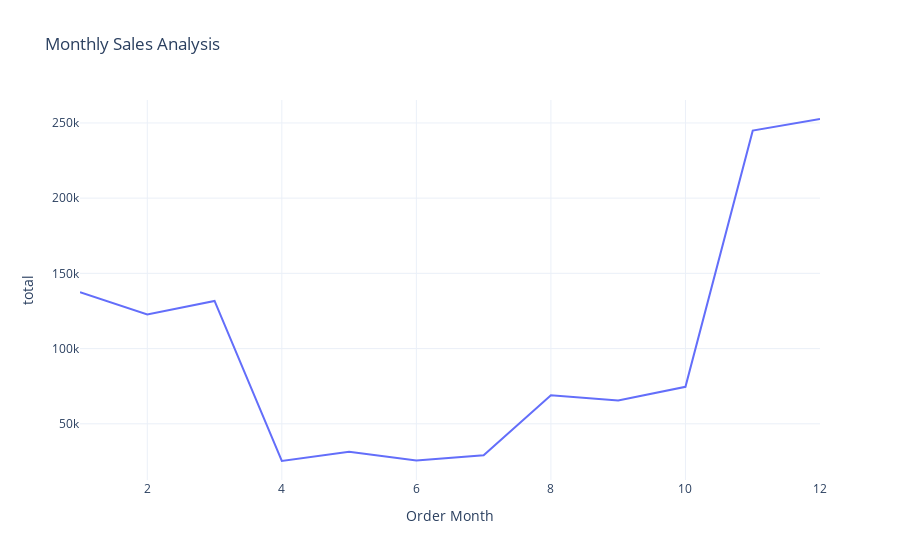

This figure's notebook cell:
### Markdown cell above
### Monthly Sales Analysis

### Code cell
sales_by_month = df.groupby('Order Month')['total'].sum().reset_index()
fig = px.line(sales_by_month, 
              x='Order Month', 
              y='total', 
              title='Monthly Sales Analysis')
fig.show()

### Figure 1 — Plotly figure (JSON) as saved in the notebook; plotly's stock layout.template omitted (floating-point values rounded to 4 significant figures)
{"data": [{"hovertemplate": "Order Month=%{x}<br>total=%{y}<extra></extra>", "legendgroup": "", "line": {"color": "#636efa", "dash": "solid"}, "marker": {"symbol": "circle"}, "mode": "lines", "name": "", "orientation": "v", "showlegend": false, "type": "scatter", "x": [1, 2, 3, 4, 5, 6, 7, 8, 9, 10, 11, 12], "xaxis": "x", "y": [137500.0, 122700.0, 131700.0, 25268, 31341, 25645, 29080, 68894, 65543, 74612, 244885, 252617], "yaxis": "y"}], "layout": {"legend": {"tracegroupgap": 0}, "title": {"text": "Monthly Sales Analysis"}, "xaxis": {"anchor": "y", "domain": [0, 1], "title": {"text": "Order Month"}}, "yaxis": {"anchor": "x", "domain": [0, 1], "title": {"text": "total"}}}}
